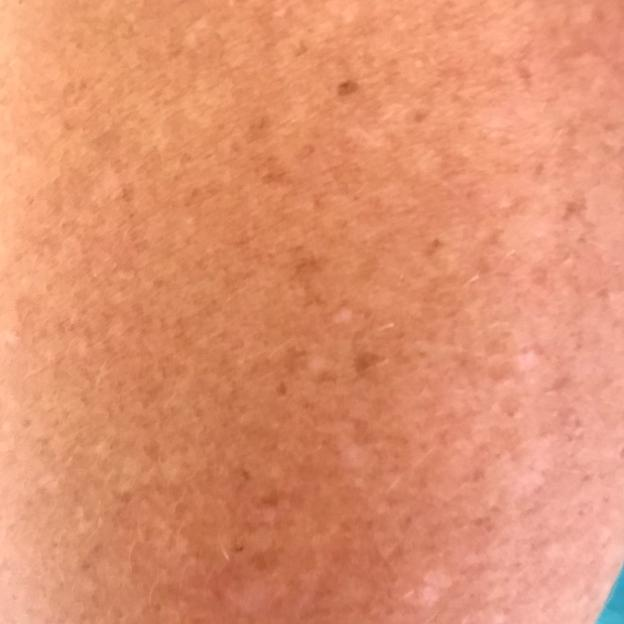
#> input picture data/imgs/PAT_1018_107_68.png, 624 x 624 px, found by its file name; its folder holds only this picture in this run
$ python process.py   (older library calls are emulated)
#> lines starting #> are read from the running program, lines starting #| are printed output that depends on the picture; after the words box and inside, x2 and y2 are one past the last pixel; in counts of white or black regions, pixels touching at a corner belong together
### src/utility/img_util.py
import random
import os
import cv2


def readImageFile(file_path):
    # read image as an 8-bit array
#> called with file_path = './data/imgs/PAT_1018_107_68.png'
    img_bgr = cv2.imread(file_path)
#> img_bgr is the input picture: shape (624, 624, 3); mean B, G, R 111.9, 146, 224.6

    # convert to RGB
    img_rgb = cv2.cvtColor(img_bgr, cv2.COLOR_BGR2RGB)

    # convert the original image to grayscale
    img_gray = cv2.cvtColor(img_rgb, cv2.COLOR_RGB2GRAY)
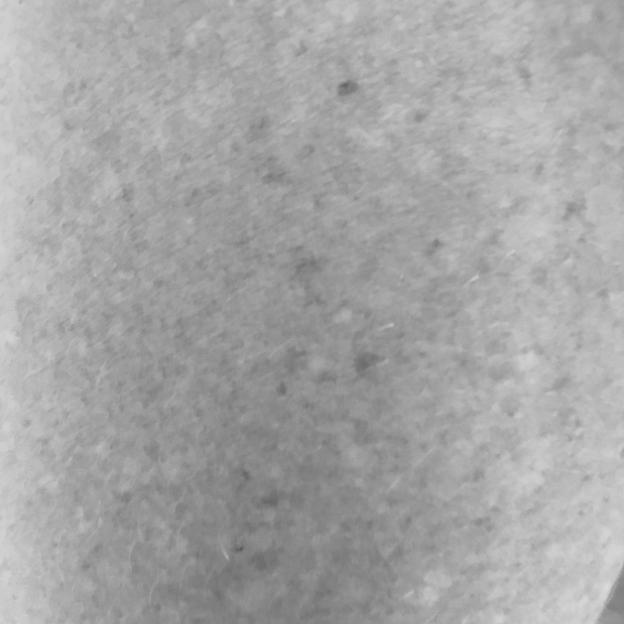
#> img_gray: shape (624, 624); min 88, max 220, mean 165.6

    return img_rgb, img_gray


def saveImageFile(img_rgb, file_path):
    try:
        # convert BGR
        img_bgr = cv2.cvtColor(img_rgb, cv2.COLOR_RGB2BGR)

        # save the image
        success = cv2.imwrite(file_path, img_bgr)
        if not success:
            print(f"Failed to save the image to {file_path}")
        return success

    except Exception as e:
        print(f"Error saving the image: {e}")
        return False


class ImageDataLoader:
    # [20 lines left out: function __init__, not called in this run]

    def __len__(self):
        return self.num_batches

    # [9 lines left out: function __iter__, not called in this run]

### src/utility/hair_util.py
import numpy as np
from scipy import ndimage
from skimage import color, exposure, filters, morphology, util

try:
    import cv2
except ImportError:
    cv2 = None


# [53 lines left out: functions hair_mask, hair_coverage, remove_hair, not called in this run]


def removeHair(img_org, img_gray, kernel_size=20, threshold_dark=20,
               threshold_light=20, radius=2, work_size=1024):
#> called with kernel_size = 20, threshold_dark = 20, threshold_light = 20, radius = 2, work_size = 1024
    if cv2 is None:
        return None, None, img_org.copy()

    h, w = img_org.shape[:2]
#> h = 624; w = 624
    max_dim = max(h, w)
#> max_dim = 624
    scale = work_size / max_dim
#> scale = 1.64

    # Resize to working resolution for detection
    new_w, new_h = int(w * scale), int(h * scale)
#> new_w = 1024; new_h = 1024
    interp = cv2.INTER_AREA if scale < 1 else cv2.INTER_LINEAR
#> interp = 1
    img_work = cv2.resize(img_org, (new_w, new_h), interpolation=interp)
    gray_work = cv2.resize(img_gray, (new_w, new_h), interpolation=interp)

    kernel = cv2.getStructuringElement(cv2.MORPH_CROSS, (kernel_size, kernel_size))

    blackhat = cv2.morphologyEx(gray_work, cv2.MORPH_BLACKHAT, kernel)
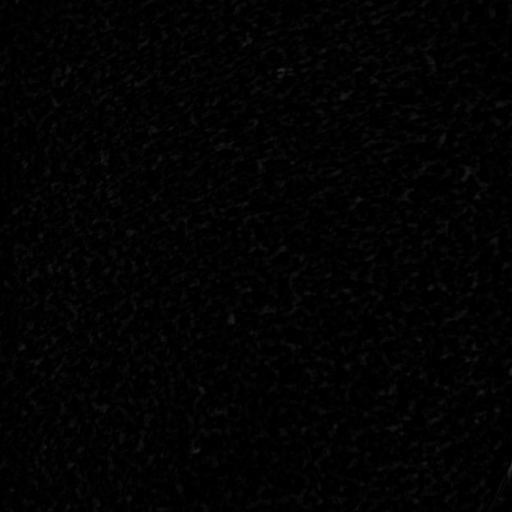
#> blackhat: shape (1024, 1024) (shown at 1/2 size); min 0, max 45, mean 2.7
    _, thresh_dark = cv2.threshold(blackhat, threshold_dark, 255, cv2.THRESH_BINARY)
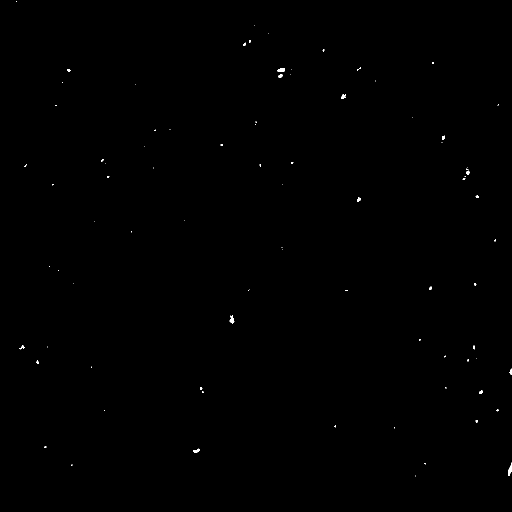
#> thresh_dark: shape (1024, 1024) (shown at 1/2 size); 0.12% white; 85 white regions (68 under 20 px), largest, box (x1, y1, x2, y2) and area: (1016, 925, 1024, 952) 117, (459, 630, 469, 647) 96, (555, 137, 570, 144) 84

    tophat = cv2.morphologyEx(gray_work, cv2.MORPH_TOPHAT, kernel)
    _, thresh_light = cv2.threshold(tophat, threshold_light, 255, cv2.THRESH_BINARY)
#> thresh_light: shape (1024, 1024); 0.04% white; 30 white regions (24 under 20 px), largest, box (x1, y1, x2, y2) and area: (772, 452, 785, 461) 60, (634, 530, 646, 536) 53, (368, 906, 375, 918) 50, (667, 971, 677, 978) 30, (452, 20, 462, 24) 26, (131, 840, 136, 846) 22

    thresh_work = cv2.bitwise_or(thresh_dark, thresh_light)

    # Resize mask back to original
    if scale != 1.0:
        thresh = cv2.resize(thresh_work, (w, h), interpolation=cv2.INTER_NEAREST)
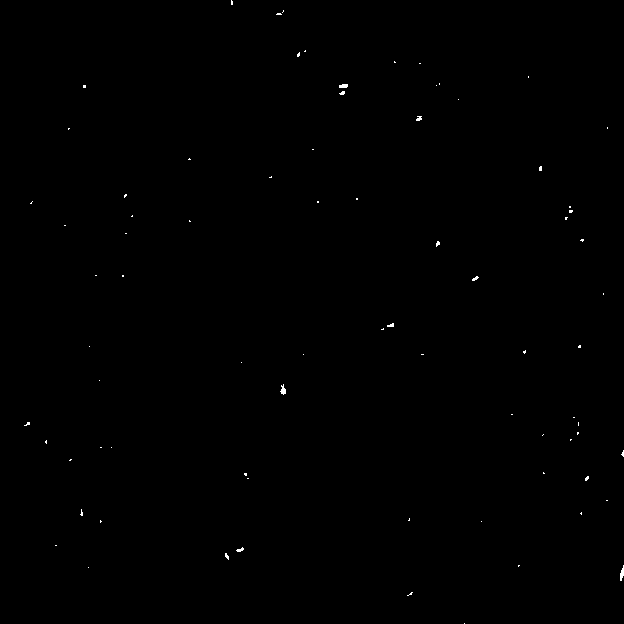
#> thresh: shape (624, 624); 0.14% white in thin lines or dots
    else:
        thresh = thresh_work

    img_out = cv2.inpaint(img_org, thresh, radius, cv2.INPAINT_TELEA)
    return blackhat, thresh, img_out

### src/process.py
import os
from os.path import join

from utility.img_util import readImageFile, saveImageFile
from utility.hair_util import removeHair

# file paths
data_dir = './data/imgs'
save_dir = './data/processed'

# get the list of image files
valid_extensions = ('.png', '.jpg', '.jpeg', '.bmp', '.tiff')
image_filenames = sorted([f for f in os.listdir(data_dir) if f.lower().endswith(valid_extensions)])

if not image_filenames:
    print("No image files found in the 'data' directory.")
    exit()

print(f"Found {len(image_filenames)} images.")

for file_name in image_filenames:
    file_path = join(data_dir, file_name)

    # read the image
    img_rgb, img_gray = readImageFile(file_path)

    # hair removal
    blackhat, thresh, img_out = removeHair(img_rgb, img_gray)

    # save the output image
    save_file_path = join(save_dir, f'processed_{file_name}')
    saveImageFile(img_out, save_file_path)

    print(f"Processed and saved: {save_file_path}")

print("Processing complete. All images have been saved in the.")

$ run again, on data/imgs/PAT_1259_892_793.png
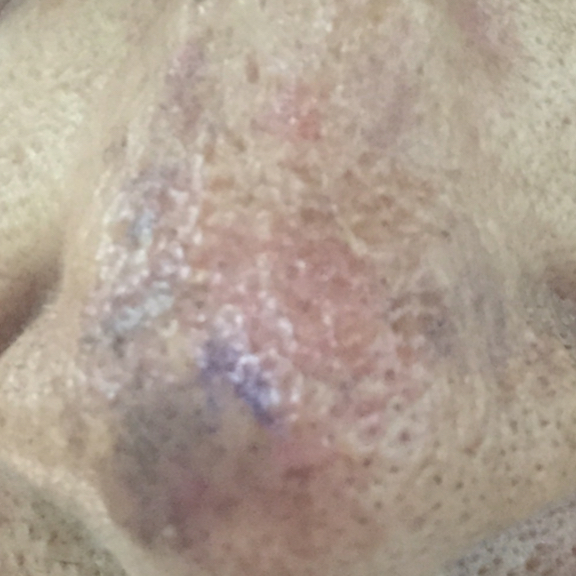
#> input picture data/imgs/PAT_1259_892_793.png, 576 x 576 px, found by its file name
#> in readImageFile, img_bgr is the input picture: shape (576, 576, 3); mean B, G, R 145.9, 159.6, 175
#> in removeHair, `_, thresh_dark = cv2.threshold(blackhat, threshold_dark, 255, cv2.THRE..`:
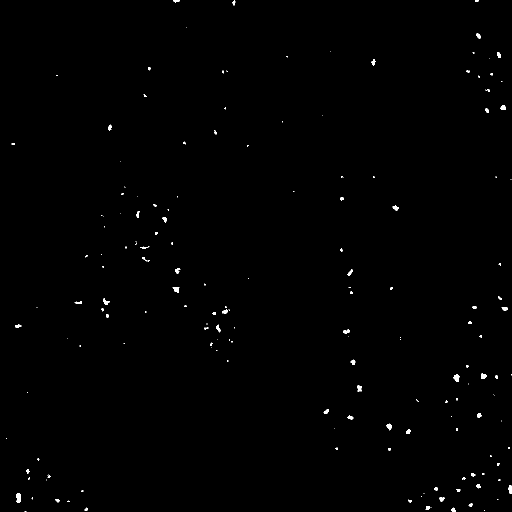
#> thresh_dark: shape (1024, 1024) (shown at 1/2 size); 0.4% white; 170 white regions (100 under 20 px), largest, box (x1, y1, x2, y2) and area: (32, 986, 42, 1006) 160, (907, 749, 919, 764) 129, (1017, 970, 1024, 988) 99
#> thresh_light: shape (1024, 1024); 0.54% white; 165 white regions (94 under 20 px), largest, box (x1, y1, x2, y2) and area: (421, 632, 465, 661) 475, (322, 475, 338, 494) 200, (338, 369, 352, 395) 168
#> in removeHair, `thresh = cv2.resize(thresh_work, (w, h), interpolation=cv2.INTER_NEARE..`:
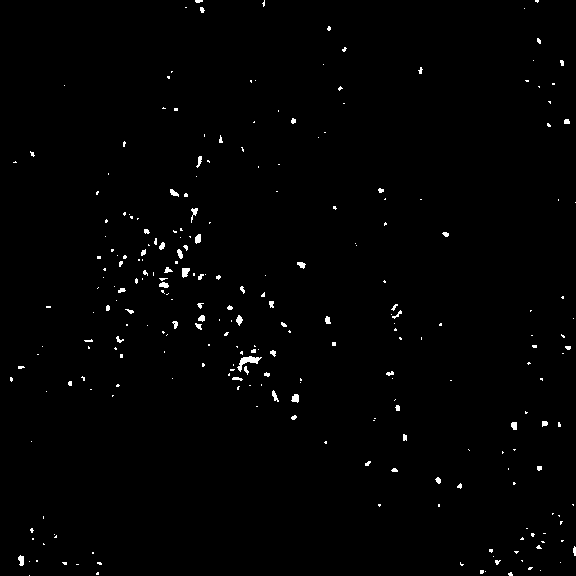
#> thresh: shape (576, 576); 0.92% white; 259 white regions (201 under 20 px), largest, box (x1, y1, x2, y2) and area: (237, 356, 262, 372) 145, (182, 268, 190, 278) 60, (291, 394, 299, 403) 53

$ run again, on data/imgs/PAT_1273_953_510.png
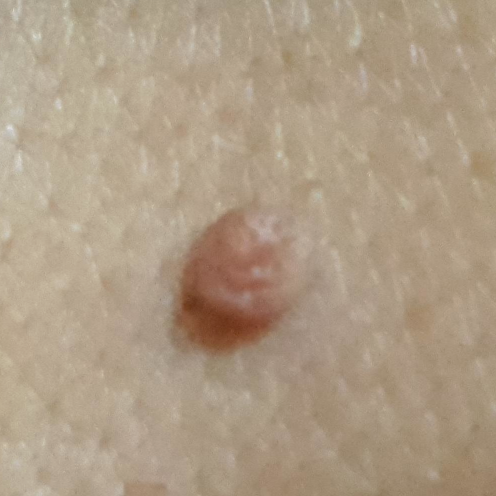
#> input picture data/imgs/PAT_1273_953_510.png, 992 x 992 px, found by its file name (shown at 1/2 size)
#> in readImageFile, img_bgr is the input picture: shape (992, 992, 3); mean B, G, R 133.2, 155.7, 173.9
#> thresh_dark: shape (1024, 1024); 0% white in thin lines or dots, all inside (x1, y1, x2, y2) = (35, 1, 956, 1017)
#> in removeHair, `_, thresh_light = cv2.threshold(tophat, threshold_light, 255, cv2.THRE..`:
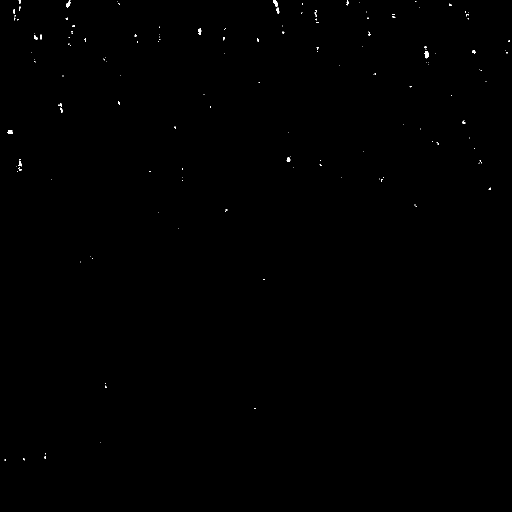
#> thresh_light: shape (1024, 1024) (shown at 1/2 size); 0.13% white; 154 white regions (137 under 20 px), largest, box (x1, y1, x2, y2) and area: (848, 102, 858, 117) 95, (546, 0, 555, 13) 71, (132, 0, 141, 15) 65
#> in removeHair, `thresh = cv2.resize(thresh_work, (w, h), interpolation=cv2.INTER_NEARE..`:
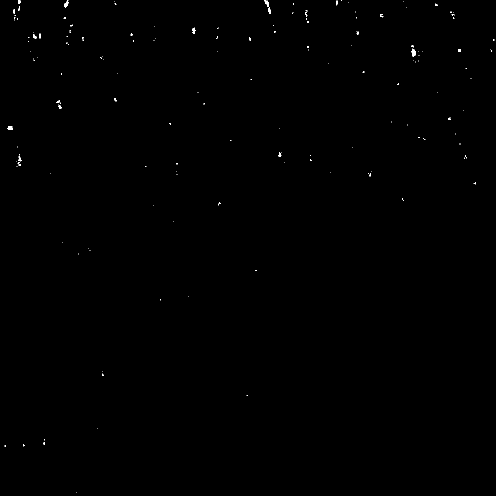
#> thresh: shape (992, 992) (shown at 1/2 size); 0.14% white; 166 white regions (151 under 20 px), largest, box (x1, y1, x2, y2) and area: (822, 99, 832, 114) 95, (529, 0, 538, 13) 71, (128, 0, 137, 15) 65

$ run again, on data/imgs/PAT_1320_1135_471.png
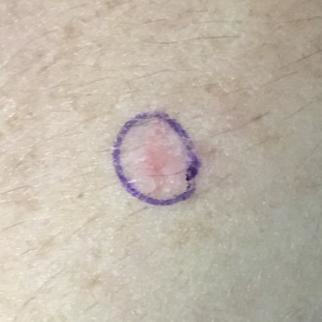
#> input picture data/imgs/PAT_1320_1135_471.png, 322 x 322 px, found by its file name
#> in readImageFile, img_bgr is the input picture: shape (322, 322, 3); mean B, G, R 169.1, 181.9, 191.7
#> in removeHair, `_, thresh_dark = cv2.threshold(blackhat, threshold_dark, 255, cv2.THRE..`:
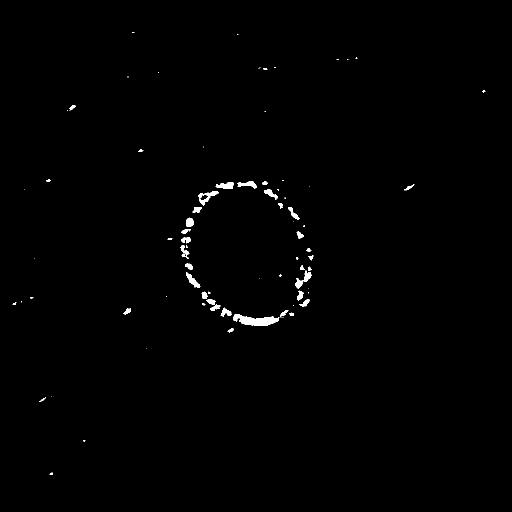
#> thresh_dark: shape (1023, 1023) (shown at 1/2 size); 0.63% white; 84 white regions (43 under 20 px), largest, box (x1, y1, x2, y2) and area: (467, 628, 559, 652) 1228, (397, 382, 437, 411) 404, (431, 364, 468, 378) 331
#> thresh_light: shape (1023, 1023); 0.1% white; 62 white regions (44 under 20 px), largest, box (x1, y1, x2, y2) and area: (405, 571, 432, 581) 164, (595, 592, 611, 606) 87, (529, 371, 545, 378) 69
#> thresh_work: shape (1023, 1023); 0.73% white; 140 white regions (87 under 20 px), largest, box (x1, y1, x2, y2) and area: (467, 628, 559, 652) 1228, (397, 382, 437, 411) 404, (594, 581, 619, 613) 387
#> in removeHair, `thresh = cv2.resize(thresh_work, (w, h), interpolation=cv2.INTER_NEARE..`:
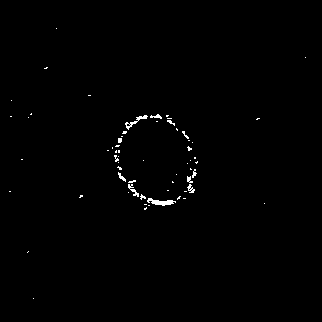
#> thresh: shape (322, 322); 0.65% white in thin lines or dots, all inside (x1, y1, x2, y2) = (9, 28, 306, 299)

$ run again, on data/imgs/PAT_1070_308_751.png
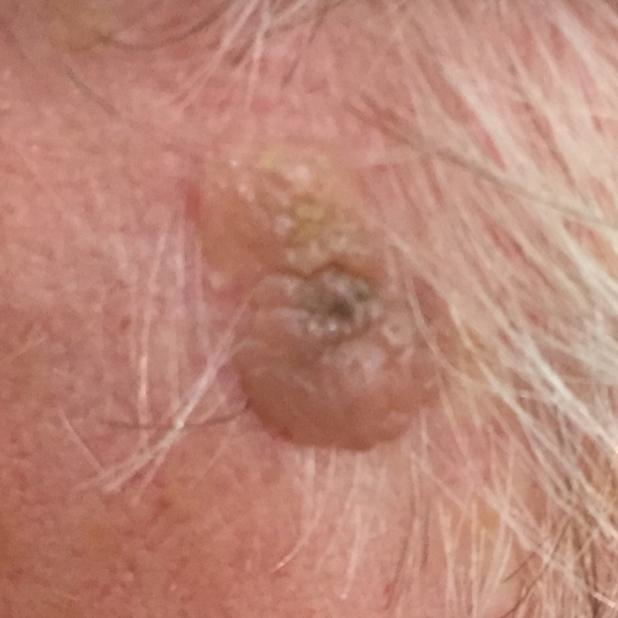
#> input picture data/imgs/PAT_1070_308_751.png, 618 x 618 px, found by its file name
#> in readImageFile, img_bgr is the input picture: shape (618, 618, 3); mean B, G, R 119.9, 135.1, 188.1
#> thresh_dark: shape (1024, 1024); 0.9% white; 238 white regions (144 under 20 px), largest, box (x1, y1, x2, y2) and area: (977, 896, 991, 980) 513, (968, 981, 999, 1024) 498, (950, 874, 965, 915) 362
#> thresh_light: shape (1024, 1024); 1.1% white; 294 white regions (186 under 20 px), largest, box (x1, y1, x2, y2) and area: (230, 588, 244, 669) 714, (289, 665, 324, 711) 437, (892, 599, 935, 652) 429
#> thresh_work: shape (1024, 1024); 2% white; 526 white regions (330 under 20 px), largest, box (x1, y1, x2, y2) and area: (230, 588, 244, 669) 714, (968, 981, 1005, 1024) 686, (975, 896, 991, 980) 600
#> in removeHair, `thresh = cv2.resize(thresh_work, (w, h), interpolation=cv2.INTER_NEARE..`:
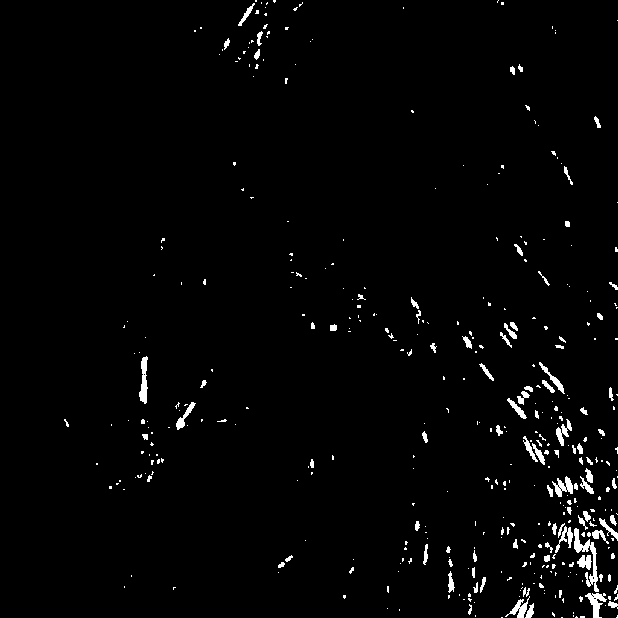
#> thresh: shape (618, 618); 2% white; 405 white regions (313 under 20 px), largest, box (x1, y1, x2, y2) and area: (574, 528, 599, 592) 453, (139, 356, 148, 404) 265, (585, 593, 607, 618) 249
